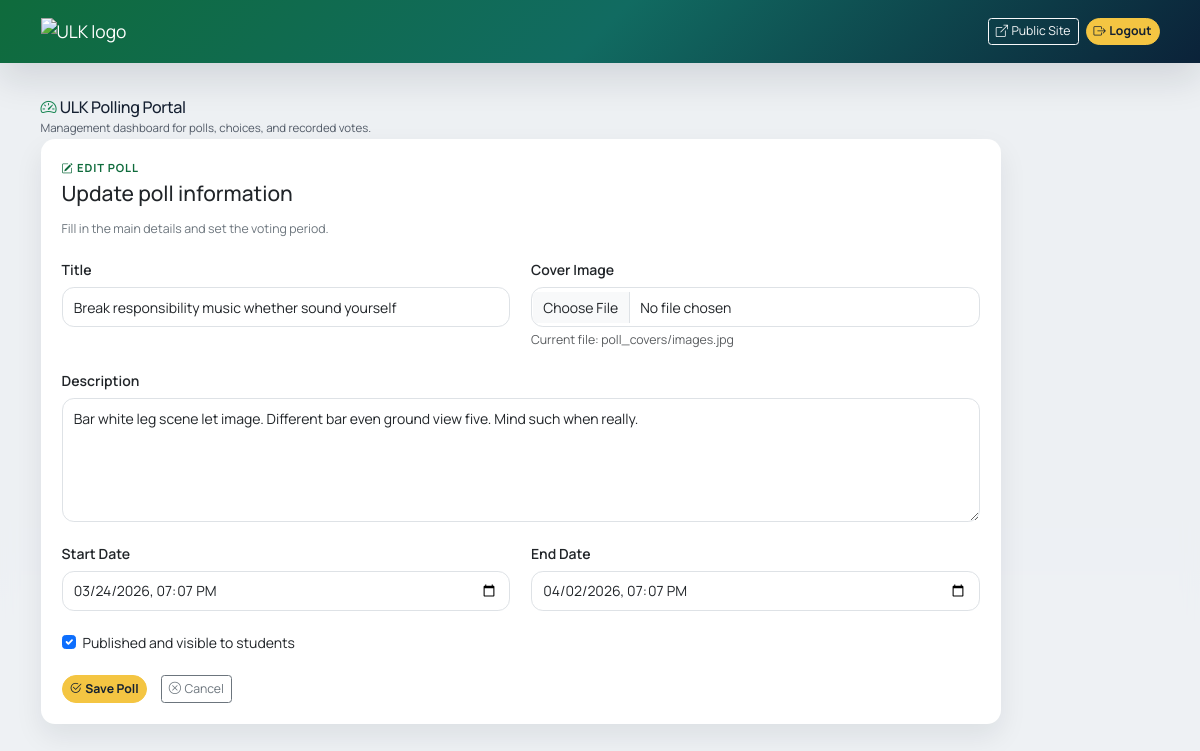
/portal/polls/17/edit/ (signed in), run on the app's committed database.
### polls/models.py (models this page shows, shortened)
class Poll(models.Model):
    title = models.CharField(max_length=200)
    description = models.TextField()
    cover_image = models.FileField(upload_to="poll_covers/", blank=True)
    start_date = models.DateTimeField(default=timezone.now)
    end_date = models.DateTimeField()
    is_published = models.BooleanField(default=True)
    created_at = models.DateTimeField(auto_now_add=True)
    updated_at = models.DateTimeField(auto_now=True)
    class Meta:
        ordering = ["-created_at"]

### polls/views.py (the view, shortened to what this page needs)
# urls.py: path("portal/polls/<int:pk>/edit/", views.admin_poll_update_view, name="admin-poll-update"),
@superuser_required
@require_http_methods(["GET", "POST"])
def admin_poll_update_view(request, pk):
    poll = get_object_or_404(Poll, pk=pk)
    form_data = {
        "title": poll.title,
        "description": poll.description,
        "start_date": timezone.localtime(poll.start_date).strftime("%Y-%m-%dT%H:%M"),
        "end_date": timezone.localtime(poll.end_date).strftime("%Y-%m-%dT%H:%M"),
        "is_published": poll.is_published,
    }
    return render(
        request,
        "polls_admin/poll_form.html",
        {"page_title": "Edit Poll", "poll": poll, "form_data": form_data},
    )

### polls/views.py (called while the page is built)
def superuser_required(view_func):
    return user_passes_test(
        lambda user: user.is_authenticated and user.is_active and user.is_superuser,
        login_url="polls:admin-login",
    )(view_func)

### templates/polls_admin/poll_form.html (shortened to what this page needs)
{% extends "polls_admin/base.html" %}
{% block content %}
<section class="portal-card card" style="max-width: 960px;">
    <div class="card-body p-4">
        <p class="section-tag mb-1"><i class="bi bi-pencil-square me-1"></i>{{ page_title }}</p>
        <h1 class="h4 mb-3">{% if poll %}Update poll information{% else %}Create a poll{% endif %}</h1>
        <p class="text-secondary small-copy mb-4">Fill in the main details and set the voting period.</p>
        <form method="post" enctype="multipart/form-data">
            <div class="row g-4">
                <div class="col-md-6">
                    <label class="form-label fw-semibold" for="title">Title</label>
                    <input class="form-control" type="text" id="title" name="title" value="{{ form_data.title|default:'' }}" required>
                </div>
                <div class="col-md-6">
                    <label class="form-label fw-semibold" for="cover_image">Cover Image</label>
                    <input class="form-control" type="file" id="cover_image" name="cover_image" accept="image/*">
                    {% if poll and poll.cover_image %}
                        <div class="form-text small-copy">Current file: {{ poll.cover_image.name }}</div>
                    {% endif %}
                </div>
                <div class="col-12">
                    <label class="form-label fw-semibold" for="description">Description</label>
                    <textarea class="form-control" id="description" name="description" rows="5" required>{{ form_data.description|default:'' }}</textarea>
                </div>
                <div class="col-md-6">
                    <label class="form-label fw-semibold" for="start_date">Start Date</label>
                    <input class="form-control" type="datetime-local" id="start_date" name="start_date" value="{{ form_data.start_date|default:'' }}" required>
                </div>
                <div class="col-md-6">
                    <label class="form-label fw-semibold" for="end_date">End Date</label>
                    <input class="form-control" type="datetime-local" id="end_date" name="end_date" value="{{ form_data.end_date|default:'' }}" required>
                </div>
                <div class="col-12">
                    <div class="form-check">
                        <input class="form-check-input" type="checkbox" id="is_published" name="is_published" {% if form_data.is_published %}checked{% endif %}>
                        <label class="form-check-label" for="is_published">Published and visible to students</label>
                    </div>
                </div>
            </div>
            <div class="d-flex gap-3 mt-4">
                <button class="btn btn-ulk btn-sm" type="submit"><i class="bi bi-check2-circle me-1"></i>Save Poll</button>
                <a class="btn btn-outline-secondary btn-sm" href="{% url 'polls:admin-dashboard' %}"><i class="bi bi-x-circle me-1"></i>Cancel</a>
            </div>
        </form>
    </div>
</section>
{% endblock %}

### templates/polls_admin/base.html (style rules this page uses)
:root { --ulk-green: #0f6b3c; --ulk-gold: #f4c542; --ulk-blue: #0b2239; }
html { font-size: 14px; }
body { background: linear-gradient(rgba(11, 34, 57, 0.88), rgba(11, 34, 57, 0.8)), url("https://ulk.ac.rw/wp-content/uploads/2012/05/May-Intake-2026-scaled.jpg") center/cover fixed; min-height: 100vh; color: #162132; font-family: "Manrope", sans-serif; }
.portal-card { border: 0; border-radius: 1rem; box-shadow: 0 0.9rem 2rem rgba(15, 23, 42, 0.08); }
.btn-ulk { background: var(--ulk-gold); border-color: var(--ulk-gold); color: #132031; font-weight: 700; border-radius: 999px; }
.section-tag { font-size: 0.8rem; letter-spacing: 0.08em; text-transform: uppercase; color: var(--ulk-green); font-weight: 700; }
.small-copy { font-size: 0.88rem; }
.form-control { padding: 0.6rem 0.8rem; border-radius: 0.85rem; }

### data on the page
Poll: title "Break responsibility music whether sound yourself", cover_image.name "poll_covers/images.jpg", description "Bar white leg scene let image. Different bar even ground view five. Mind such when really."

### other printed values
{{ page_title }} "EDIT POLL"
